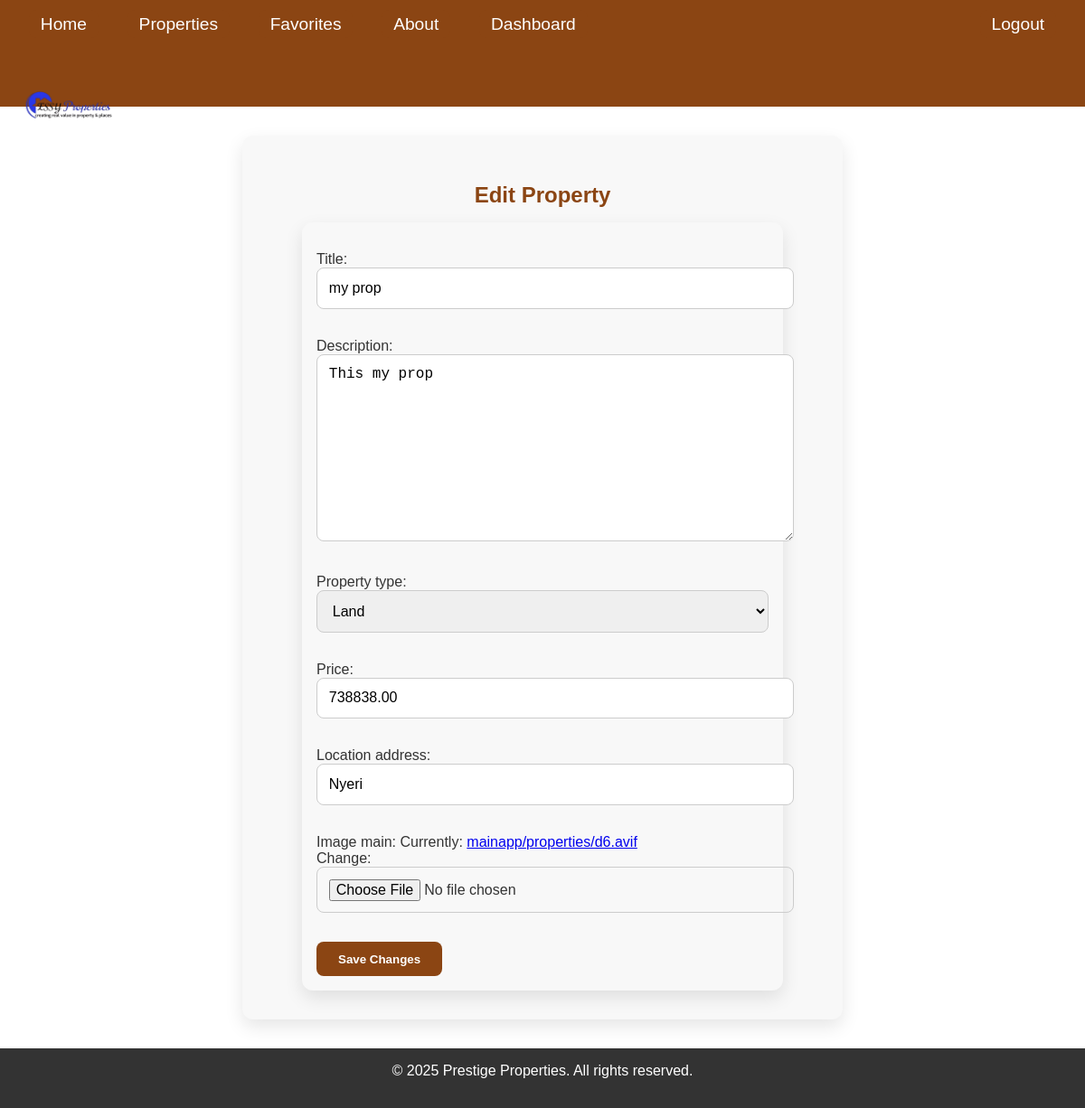
The app's page /seller/properties/10/edit/ (signed in) with its own data.
### mainapp/models.py (models this page shows, shortened)
class Property(models.Model):
    PROPERTY_TYPES = (
        ('house', 'House'),
        ('apartment', 'Apartment'),
        ('commercial', 'Commercial'),
        ('land', 'Land'),
    )
    seller = models.ForeignKey(SellerProfile, on_delete=models.CASCADE, related_name='properties')
    title = models.CharField(max_length=200)
    description = models.TextField()
    property_type = models.CharField(max_length=50, choices=PROPERTY_TYPES)
    price = models.DecimalField(max_digits=12, decimal_places=2)
    location_address = models.CharField(max_length=255)
    latitude = models.DecimalField(max_digits=9, decimal_places=6, blank=True, null=True)
    longitude = models.DecimalField(max_digits=9, decimal_places=6, blank=True, null=True)
    image_main = models.ImageField(upload_to='mainapp/properties/')
    image_gallery_1 = models.ImageField(upload_to='mainapp/properties/', blank=True, null=True)
    image_gallery_2 = models.ImageField(upload_to='mainapp/properties/', blank=True, null=True)
    image_gallery_3 = models.ImageField(upload_to='mainapp/properties/', blank=True, null=True)
    amenities = models.TextField(blank=True, null=True)
    floor_plan = models.FileField(upload_to='mainapp/floorplans/', blank=True, null=True)
    is_available = models.BooleanField(default=True)
    view_count = models.PositiveIntegerField(default=0)
    created_at = models.DateTimeField(auto_now_add=True)
    updated_at = models.DateTimeField(auto_now=True)

### mainapp/views.py (the view)
# urls.py: path('seller/properties/<int:pk>/edit/', views.edit_property, name='edit_property'),
@login_required
def edit_property(request, pk):
    prop = get_object_or_404(Property, pk=pk, seller__user=request.user)
    if request.method == "POST":
        form = PropertyForm(request.POST, request.FILES, instance=prop)
        if form.is_valid():
            form.save()
            messages.success(request, "Property updated!")
            return redirect('seller_dashboard')
    else:
        form = PropertyForm(instance=prop)
    return render(request, 'mainapp/edit_property.html', {'form': form})

### mainapp/forms.py
class PropertyForm(forms.ModelForm):
    class Meta:
        model = Property
        fields = [
            'title', 'description', 'property_type', 'price',
            'location_address', 'image_main'
        ]

### mainapp/templates/mainapp/edit_property.html (shortened to what this page needs)
{% extends 'mainapp/base.html' %}
{% load static %}
{% block content %}
<div style="max-width:600px; margin:2rem auto; padding:2rem; background:#f8f8f8; border-radius:12px; box-shadow:0 8px 20px rgba(0,0,0,0.1); text-align:center;">
  <h2 style="color:#8B4513; margin-bottom:1rem;">Edit Property</h2>
  <form method="post" enctype="multipart/form-data" style="text-align:left;">
    {{ form.as_p }}
    <button type="submit" style="padding:0.7rem 1.5rem; background:#8B4513; color:white; border:none; border-radius:8px; cursor:pointer;">Save Changes</button>
  </form>
</div>
{% endblock content %}

### static/mainapp/css/mobile.css (style rules this page uses)
body { margin: 0; font-family: Arial, sans-serif; background-color: #fff; color: #333; }
form { width: 100%; max-width: 500px; margin: 0 auto; padding: 1rem; background: #f8f8f8; border-radius: 12px; box-shadow: 0 8px 20px rgba(0, 0, 0, 0.1); }
input, textarea, select { width: 100%; padding: 0.8rem; margin-bottom: 1rem; border: 1px solid #ccc; border-radius: 8px; font-size: 1rem; }
button { background: #8B4513; color: white; border: none; padding: 0.8rem 1.5rem; border-radius: 8px; font-weight: bold; cursor: pointer; transition: background 0.3s ease; }

### mainapp/templates/mainapp/base.html (style rules this page uses)
body { margin: 0; background: white; font-family: Arial, sans-serif; }

### records on screen
Property: title "my prop", description "This my prop", property_type "Land", price "738838.00", location_address "Nyeri"
